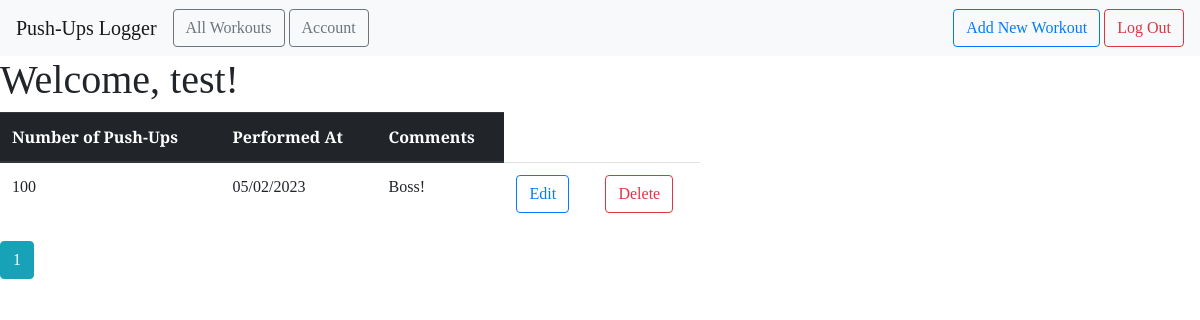
Page /all (signed in) on the earlier database version.
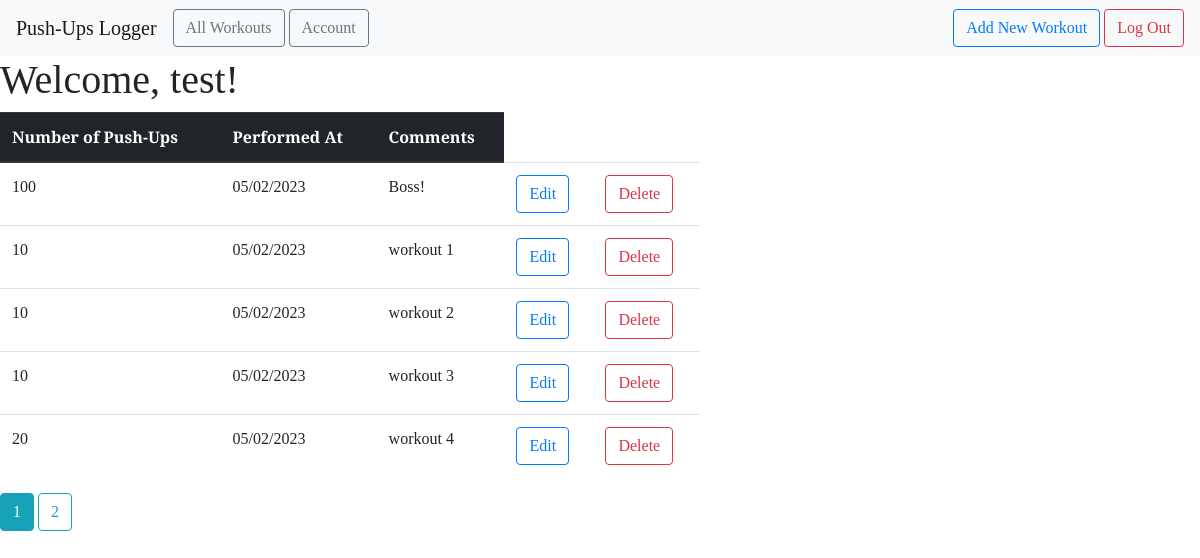
Same page on the later database version.
### PUSHUPS_LOGGER/model/user.py (models this page shows, shortened)
class User(sql_db.Model, UserMixin):
    user_id = sql_db.Column(sql_db.Integer, primary_key=True)
    email = sql_db.Column(sql_db.String(100), unique=True)
    name = sql_db.Column(sql_db.String(100))
    password = sql_db.Column(sql_db.String(100))
    workouts = sql_db.relationship('Workout', backref='author', lazy=True)

### PUSHUPS_LOGGER/model/workout.py (models this page shows, shortened)
class Workout(sql_db.Model):
    workout_id = sql_db.Column(sql_db.Integer, primary_key=True)
    pushups_count = sql_db.Column(sql_db.Integer, nullable=False)
    comments = sql_db.Column(sql_db.Text, nullable=False)
    created_date = sql_db.Column(sql_db.Date, default=datetime.now, nullable=False)
    user_id = sql_db.Column(sql_db.Integer, sql_db.ForeignKey('user.user_id'), nullable=False)

### PUSHUPS_LOGGER/workout.py (the view)
@workout.route("/all")
@login_required
def all_workouts():
    page = request.args.get("page", 1, type=int)
    user = User.query.get_or_404(current_user.user_id)
    workouts = Workout.query.filter_by(author=user).paginate(page=page, per_page=5)
    return render_template("all_workouts.html", workouts=workouts)

### PUSHUPS_LOGGER/__init__.py (called while the page is built)
def create_app():
    app = Flask(__name__)
    app.config['SECRET_KEY'] = 'secret-key-goes-here'
    app.config['SQLALCHEMY_DATABASE_URI'] = 'sqlite:///sql_db.sqlite'
    sql_db.init_app(app)
    login_manager = LoginManager()
    login_manager.login_view = 'auth.signin'
    login_manager.init_app(app)
    from .model import User
    @login_manager.user_loader
    def load_user(user_id):
        return User.query.get(int(user_id))
    from .main import main as main_blueprint
    app.register_blueprint(main_blueprint)
    from .auth import auth as auth_blueprint
    app.register_blueprint(auth_blueprint)
    from .workout import workout as workout_blueprint
    app.register_blueprint(workout_blueprint)
    return app

### PUSHUPS_LOGGER/templates/all_workouts.html
{% extends "base.html" %} {% block head %} {{ super() }}
<link rel="stylesheet" href="{{ url_for('static', filename= 'extended_beauty.css') }}" />
{% endblock %} {% block content %}
<h1>
    Welcome, {{ current_user.name }}!
</h1>
<div>
    <table class="table table-hover" style="width: 700px;">
        <thead class="thead-dark">
            <tr>
                <th scope="col">Number of Push-Ups</th>
                <th scope="col">Performed At</th>
                <th scope="col">Comments</th>
            </tr>
        </thead>
        <tbody>
            {% for workout in workouts.items %}
            <tr>
                <td>{{ workout.pushups_count }}</td>
                <td>{{ workout.created_date.strftime('%m/%d/%Y') }}</td>
                <td>{{ workout.comments }}</td>
                <td>
                    <a href="{{ url_for('workout.update_workout', workout_id=workout.workout_id) }}"
                        class="btn btn-outline-primary" role="button">
                        Edit
                    </a>
                </td>
                <td>
                    <a href="{{ url_for('workout.delete_workout', workout_id=workout.workout_id) }}"
                        class="btn btn-outline-danger" role="button">
                        Delete
                    </a>
                </td>
            </tr>
            {% endfor %}
        </tbody>
    </table>
    {% for page_num in workouts.iter_pages(left_edge=1, right_edge=1, left_current=1, right_current=1) %}
    {% if page_num %} {% if workouts.page == page_num %}
    <a href="{{ url_for('workout.all_workouts', page=page_num) }}" class="btn btn-info mb-4"> {{page_num}} </a>
    {% else %}
    <a href="{{ url_for('workout.all_workouts', page=page_num) }}" class="btn btn-outline-info mb-4">
        {{page_num}} </a>
    {% endif %} {% else %} ... {% endif %} {% endfor %}
</div>
{% endblock %}

### PUSHUPS_LOGGER/templates/base.html (shortened to what this page needs)
<!DOCTYPE html>
<html lang="en">
<head>
  {% block head %}
  <link rel="stylesheet" href="{{ url_for('static', filename= 'css/beauty.css') }}" />
  <link rel="stylesheet" href="https://maxcdn.bootstrapcdn.com/bootstrap/4.0.0/css/bootstrap.min.css"
 />
  {% endblock %}
</head>
<body>
  <nav class="navbar navbar-expand-lg navbar-light bg-light">
    <a class="navbar-brand" href="{{ url_for('main.index') }}">Push-Ups Logger</a>
    <div class="collapse navbar-collapse" id="navbarSupportedContent">
      <ul class="navbar-nav mr-auto">
        <li class="nav-item active">
          <a href="{{ url_for('workout.all_workouts') }}" class="btn btn-outline-secondary" role="button">All
            Workouts</a>
        </li>
        <li class="nav-item">
          <a href="{{ url_for('main.profile') }}" class="btn btn-outline-secondary" role="button"
            style="margin-left: 4px">Account</a>
        </li>
      </ul>
      <form class="form-inline my-2 my-lg-0">
        {% if current_user.is_authenticated %}
        <a href="{{ url_for('workout.new_workout') }}" class="btn btn-outline-primary" role="button">Add New Workout</a>
        {% endif %}
        {% if current_user.is_authenticated %}
        <a href="{{ url_for('auth.signout') }}" class="btn btn-outline-danger" role="button"
          style="margin-left: 4px;">Log Out</a>
        {% endif %}
      </form>
    </div>
  </nav>
  {% block content %} {% endblock %}
</body>
</html>

### PUSHUPS_LOGGER/static/css/beauty.css (style rules this page uses)
* { font-family: "Arvo", serif; }

### PUSHUPS_LOGGER/static/css/extended_beauty.css (style rules this page uses)
h1, h2, h4, p { font-family: "Arvo", serif; }

Differences in the rows shown:
added Workout: pushups_count "10", created_date "05/02/2023", comments "workout 1"
added Workout: pushups_count "10", created_date "05/02/2023", comments "workout 2"
added Workout: pushups_count "10", created_date "05/02/2023", comments "workout 3"
added Workout: pushups_count "20", created_date "05/02/2023", comments "workout 4"
Other differences:
new list line: "2"
